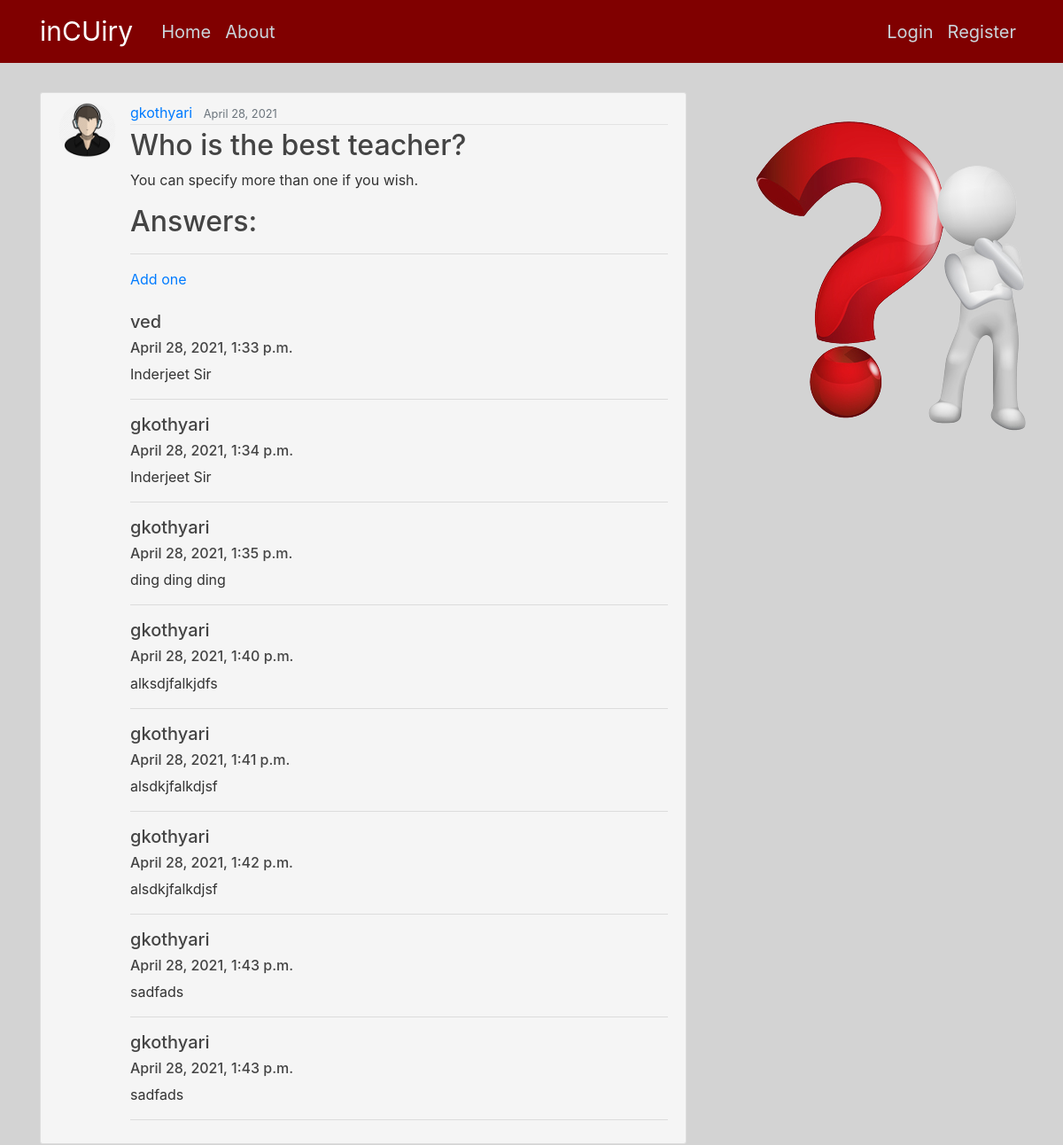
/post/45/, run on an earlier commit of the app's database.
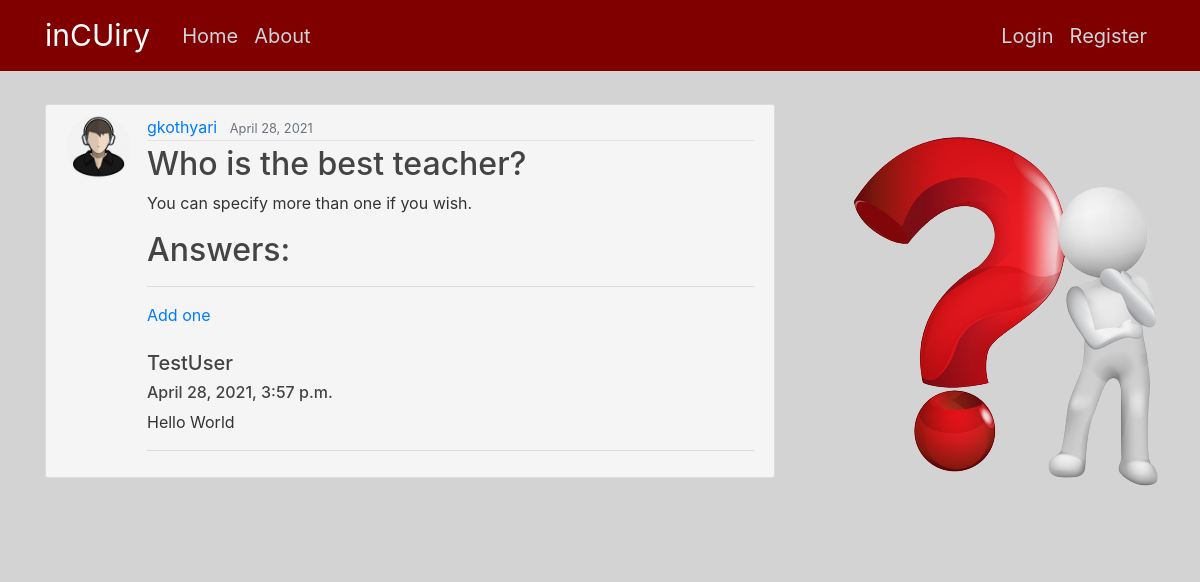
And on a later commit of the database.
### blog/models.py (models this page shows, shortened)
class Answer(models.Model):
    post = models.ForeignKey(Post, on_delete=models.CASCADE, related_name='answers')
    answer_text = models.TextField()
    date_posted = models.DateTimeField(auto_now_add=True)
    posted_by = models.ForeignKey(User, on_delete=models.CASCADE)
    def __str__(self):
        return f'{self.answer_text}'

### blog/views.py (the view, shortened to what this page needs)
# urls.py: path("post/<int:pk>/", PostDetailView.as_view(), name="post-detail"),
class PostDetailView(DetailView):
    model = Post
    fields = ["answers"]

### blog/templates/blog/post_detail.html (shortened to what this page needs)
{% extends "blog/base.html" %}
{% block content %}
  <article class="media content-section" style="background-color: whitesmoke" >
    <img class="rounded-circle article-img" src="{{ object.author.profile.image.url }}">
    <div class="media-body">
      <div class="article-metadata">
        <a class="mr-2" href="{% url 'user-posts' object.author.username %}">{{ object.author }}</a>
        <small class="text-muted">{{ object.date_posted|date:"F d, Y" }}</small>
      </div>
      <h2 class="article-title">{{ object.title }}</h2>
      <p class="article-content">{{ object.content }}</p>
      <h2>Answers:</h2>
      <hr>
      <div>
      {% if not post.answers.all %}
        No comments Yet...<a href="{% url 'add_answer' post.pk%}">
          Add one
        </a>
      {% else %}
      <a href="{% url 'add_answer' post.pk%}">
        Add one
      </a>
      <br><br>
        {% for answer in post.answers.all %}
          <strong>
          <h5> {{ answer.posted_by }} </h5>
           <h6> {{ answer.date_posted }} </h6>
          </strong>
           {{answer}}
           <br/>
           <hr>
        {% endfor %}
      {% endif %}
      </div>
    </div>
  </article>
{% endblock content %}

What changed in the data, as far as the page shows it:
removed Answer: posted_by "ved", date_posted "April 28, 2021, 1:33 p.m.", answer_text "Inderjeet Sir"
removed Answer: posted_by "gkothyari", date_posted "April 28, 2021, 1:34 p.m.", answer_text "Inderjeet Sir"
removed Answer: posted_by "gkothyari", date_posted "April 28, 2021, 1:35 p.m.", answer_text "ding ding ding"
removed Answer: posted_by "gkothyari", date_posted "April 28, 2021, 1:40 p.m.", answer_text "alksdjfalkjdfs"
removed Answer: posted_by "gkothyari", date_posted "April 28, 2021, 1:41 p.m.", answer_text "alsdkjfalkdjsf"
removed Answer: posted_by "gkothyari", date_posted "April 28, 2021, 1:42 p.m.", answer_text "alsdkjfalkdjsf"
removed Answer: posted_by "gkothyari", date_posted "April 28, 2021, 1:43 p.m.", answer_text "sadfads"
removed Answer: posted_by "gkothyari", date_posted "April 28, 2021, 1:43 p.m.", answer_text "sadfads"
added Answer: posted_by "TestUser", date_posted "April 28, 2021, 3:57 p.m.", answer_text "Hello World"
